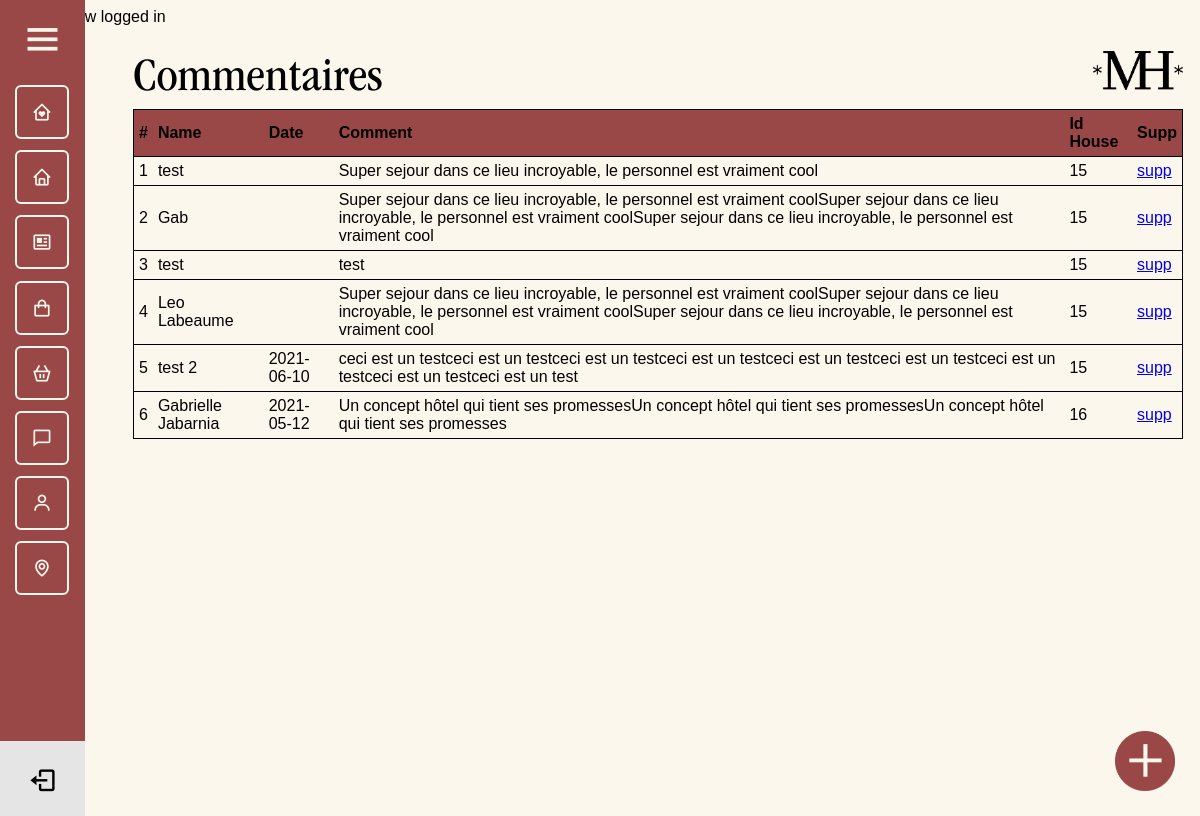
Before: /admin/comments.php (signed in) with the older database file.
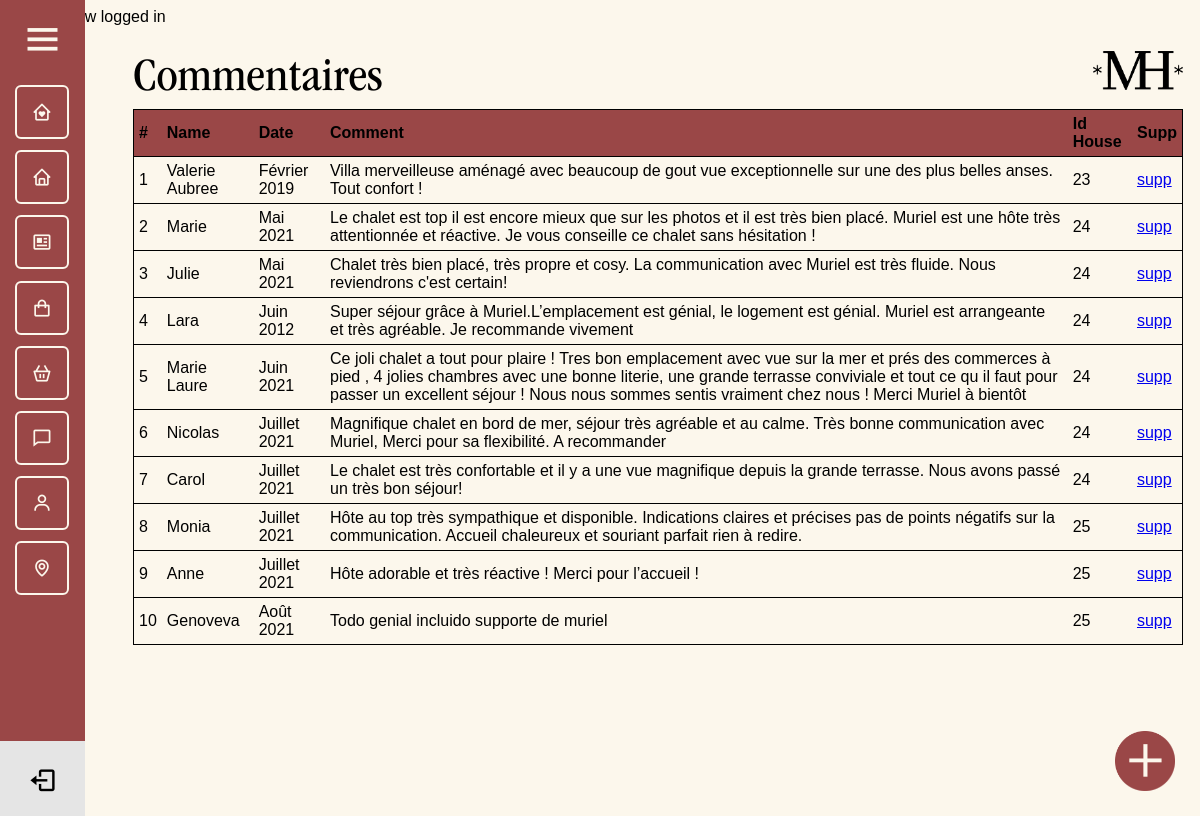
After: the same page with the newer database file.
### tables this page shows
CREATE TABLE IF NOT EXISTS `comments` (
  `id` int NOT NULL AUTO_INCREMENT,
  `fullname` varchar(255) NOT NULL,
  `date_c` varchar(50) DEFAULT NULL,
  `comment` longtext NOT NULL,
  `id_rooms` int NOT NULL,
  PRIMARY KEY (`id`),
  KEY `id_rooms` (`id_rooms`)
);

### admin/comments.php (the view, shortened to what this page needs)
<?php
require_once $_SERVER['DOCUMENT_ROOT'] . '/core/core.php';
include 'includes/header.php';
include 'includes/navigation.php';
$sql = "SELECT * FROM comments ORDER BY id_rooms";
$result = $db->query($sql);
$row_count = 1;
?>
<div class="admin_page">
  <div class="header_admin">
    <h1>Commentaires</h1>
    <img src="../assets/png/LOGO_ANCIEN.png" alt="Logo Muriel">
  </div>
  <div class="admin_page_comments">
    <table class="">
      <thead>
        <tr>
          <th>#</th>
          <th>Name</th>
          <th>Date</th>
          <th>Comment</th>
          <th>Id House</th>
          <th>Supp</th>
        </tr>
      </thead>
      <tbody>
        <?php while ($rows = mysqli_fetch_assoc($result)) : ?>
          <tr>
            <td><?= $row_count++; ?></td>
            <td><?= $rows['fullname']; ?></td>
            <td><?= $rows['date_c']; ?></td>
            <td><?= $rows['comment']; ?></td>
            <td><?= $rows['id_rooms']; ?></td>
            <td>
              <a href="comments.php?delete=<?= $rows['id']; ?>" class="w3-btn w3-small w3-red"><span class="glyphicon glyphicon-trash">supp</span></a>
            </td>
          </tr>
        <?php endwhile; ?>
      </tbody>
    </table>
    <a href="add_commentaire.php"><img src="/assets/png/button_add.png" alt=""></a>
  </div>
</div>

### core/core.php (shortened to what this page needs)
<?php
 if(isset($_SESSION['logged_in'])){
    echo '<div>'.$_SESSION['logged_in'].'</div> ';
}
?>

### admin/includes/header.php (shortened to what this page needs)
<!DOCTYPE html>
<html lang="fr">
<head>
    <link href='https://unpkg.com/boxicons@2.0.8/css/boxicons.min.css' rel='stylesheet'>
    <link rel="stylesheet" href="./css/style.css">
</head>
<body>

### admin/includes/navigation.php (shortened to what this page needs)
  <div class="sidebar">
    <div class="logo_content">
      <i class='bx bx-menu' id="btn"></i>
    </div>
    <ul class="nav_list">
      <li>
        <a href="reservations.php">
          <i class='bx bx-home-heart'></i>
        </a>
      </li>
      <li>
        <a href="rooms.php">
          <i class='bx bx-home'></i>
        </a>
      </li>
      <li>
        <a href="tours.php">
        <i class='bx bx-news' ></i>
        </a>
      </li>
      <li>
        <a href="products.php">
          <i class='bx bx-shopping-bag'></i>
        </a>
      </li>
      <li>
        <a href="">
          <i class='bx bx-basket'></i>
        </a>
      </li>
      <li>
        <a href="comments.php">
          <i class='bx bx-comment'></i>
        </a>
      </li>
      <li>
        <a href="users.php">
          <i class='bx bx-user'></i>
        </a>
      </li>
      <li>
        <a href="../index.php">
        <i class='bx bx-map' ></i>
        </a>
      </li>
    </ul>
      <div class="profile_content">
        <div class="profile">
          <a href="logout.php">
              <i class='bx bx-log-out' id="log_out"></i>
            </a>
        </div>
      </div>
  </div>
</body>
</html>

### admin/css/style.css (style rules this page uses)
body { position: relative; min-height: 100vh; width: 100%; background-color: #FCF7EC; font-family: sans-serif; overflow-x: hidden; }
.sidebar { position: fixed; top: 0; left: 0; height: 100%; width: 55px; background: #9A4747; padding: 15px 15px; transition: all 0.5s ease; z-index: 10; }
.sidebar #btn { position: absolute; color: #FCF7EC; left: 50%; top: 15px; font-size: 45px; height: 50px; width: 50px; text-align: center; line-height: 50px; transform: translateX(-50%); }
.sidebar ul { margin-top: 20px; }
.nav_list { padding: 0; }
.sidebar ul li { position: relative; height: 50px; width: 90%; padding: 0; list-style: none; line-height: 50px; margin-bottom: 1.4vh; border: solid 2px #FCF7EC; border-radius: 6px; }
.sidebar ul li a { color: #FCF7EC; display: flex; align-items: center; text-decoration: none; border-radius: 6px; white-space: nowrap; }
.sidebar ul li i { height: 50px; min-width: 50px; border-radius: 6px; line-height: 50px; text-align: center; font-size: 1.7vw; }
.sidebar .profile_content { position: absolute; color: #FCF7EC; background-color: #E5E5E5; bottom: 15px; left: 0; width: 100%; }
.sidebar .profile_content .profile { position: relative; padding: 15px 10px; height: 60px; }
.profile #log_out { position: absolute; bottom: 25px; left: 50%; transform: translateX(-50%); min-width: 50px; line-height: 50px; font-size: 20px; border-radius: 6px; text-align: center; font-size: 29px; color: black; }
.admin_page { margin: 25px 25px 25px 125px; }
.admin_page .header_admin { display: flex; justify-content: space-between; }
.admin_page .header_admin h1 { font-family: ITCGaramondStd-BkNarrow; font-style: normal; font-weight: normal; font-size: 4vw; margin: 0; }
.admin_page .header_admin img { width: 90px; height: 39px; }
.admin_page_tours a img, .admin_page_comments a img { position: fixed; right: 25px; bottom: 25px; width: 60px; transition: all 0.5s; }
.admin_page_reserv table, .admin_page_comments table, .admin_page_users table { width: 100%; border-collapse: collapse; border: solid 1px; }
.admin_page_reserv th, .admin_page_comments th, .admin_page_users th { text-align: left; padding: 5px; }
.admin_page_reserv thead, .admin_page_comments thead, .admin_page_users thead { background-color: #9A4747; }
.admin_page_reserv tr, .admin_page_comments tr, .admin_page_users tr { border-bottom: solid 1px; }
.admin_page_reserv td, .admin_page_comments td, .admin_page_users td { padding: 5px; }

Changed rows visible on the page:
removed comments: fullname "test", comment "Super sejour dans ce lieu incroyable, le personnel est vraiment cool", id_rooms "15"
removed comments: fullname "Gab", comment "Super sejour dans ce lieu incroyable, le personnel est vraiment coolSuper sejour dans ce lieu incroyable, le personnel est vraiment coolSuper sejour dans ce lieu incroyable, le personnel est vraiment cool", id_rooms "15"
removed comments: fullname "test", comment "test", id_rooms "15"
removed comments: fullname "Leo Labeaume", comment "Super sejour dans ce lieu incroyable, le personnel est vraiment coolSuper sejour dans ce lieu incroyable, le personnel est vraiment coolSuper sejour dans ce lieu incroyable, le personnel est vraiment cool", id_rooms "15"
removed comments: fullname "test 2", date_c "2021-06-10", comment "ceci est un testceci est un testceci est un testceci est un testceci est un testceci est un testceci est un testceci est un testceci est un test", id_rooms "15"
removed comments: fullname "Gabrielle Jabarnia", date_c "2021-05-12", comment "Un concept hôtel qui tient ses promessesUn concept hôtel qui tient ses promessesUn concept hôtel qui tient ses promesses", id_rooms "16"
added comments: fullname "Valerie Aubree", date_c "Février 2019", comment "Villa merveilleuse aménagé avec beaucoup de gout vue exceptionnelle sur une des plus belles anses. Tout confort !", id_rooms "23"
added comments: fullname "Marie", date_c "Mai 2021", comment "Le chalet est top il est encore mieux que sur les photos et il est très bien placé. Muriel est une hôte très attentionnée et réactive. Je vous conseille ce chalet sans hésitation !", id_rooms "24"
added comments: fullname "Julie", date_c "Mai 2021", comment "Chalet très bien placé, très propre et cosy. La communication avec Muriel est très fluide. Nous reviendrons c'est certain!", id_rooms "24"
added comments: fullname "Lara", date_c "Juin 2012", comment "Super séjour grâce à Muriel.L’emplacement est génial, le logement est génial. Muriel est arrangeante et très agréable. Je recommande vivement", id_rooms "24"
added comments: fullname "Marie Laure", date_c "Juin 2021", comment "Ce joli chalet a tout pour plaire ! Tres bon emplacement avec vue sur la mer et prés des commerces à pied , 4 jolies chambres avec une bonne literie, une grande terrasse conviviale et tout ce qu il faut pour passer un excellent séjour ! Nous nous sommes sentis vraiment chez nous ! Merci Muriel à bientôt", id_rooms "24"
added comments: fullname "Nicolas", date_c "Juillet 2021", comment "Magnifique chalet en bord de mer, séjour très agréable et au calme. Très bonne communication avec Muriel, Merci pour sa flexibilité. A recommander", id_rooms "24"
added comments: fullname "Carol", date_c "Juillet 2021", comment "Le chalet est très confortable et il y a une vue magnifique depuis la grande terrasse. Nous avons passé un très bon séjour!", id_rooms "24"
added comments: fullname "Monia", date_c "Juillet 2021", comment "Hôte au top très sympathique et disponible. Indications claires et précises pas de points négatifs sur la communication. Accueil chaleureux et souriant parfait rien à redire.", id_rooms "25"
added comments: fullname "Anne", date_c "Juillet 2021", comment "Hôte adorable et très réactive ! Merci pour l’accueil !", id_rooms "25"
added comments: fullname "Genoveva", date_c "Août 2021", comment "Todo genial incluido supporte de muriel", id_rooms "25"
